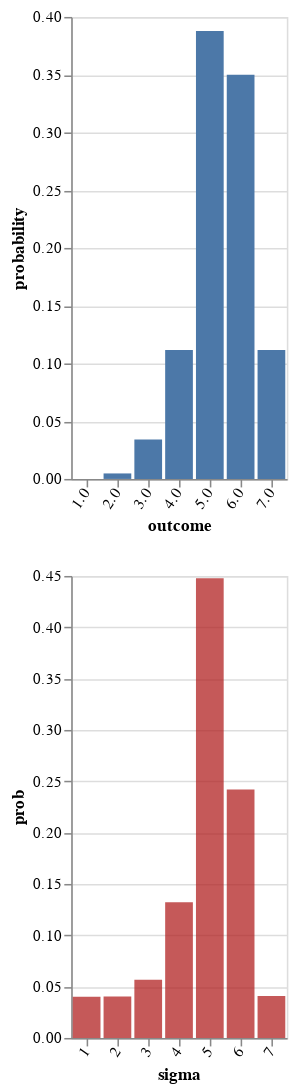

Notebook source saved alongside this figure:
### Code cell
vlShow <$>
  ( do let pr   = infoLGE
       r'   <- enumD (listenerE pr   cr (1, (UTall,John), 1))
       let pr'  = infoLGE {wp = fst <$> belief r' {--, tp = snd <$> belief r'--}}
       r''  <- enumD (listenerE pr'  cr (1, (UTall,Mary), 1))
       let pr'' = infoLGE {wp = fst <$> belief r''{--, tp = snd <$> belief r''--}}
       mkGraph $      listenerE pr'' cr (1, (UTall,Fred), 1)
  )

### Figure 1 — Vega-Lite specification as saved in the notebook (floating-point values rounded to 4 significant figures)
{"$schema": "https://vega.github.io/schema/vega-lite/v3.json", "center": true, "vconcat": [{"$schema": "https://vega.github.io/schema/vega-lite/v3.json", "data": {"values": [{"outcome": "1.0", "probability": 2.341e-07}, {"outcome": "2.0", "probability": 0.004768}, {"outcome": "3.0", "probability": 0.03425}, {"outcome": "4.0", "probability": 0.1117}, {"outcome": "5.0", "probability": 0.3878}, {"outcome": "6.0", "probability": 0.3499}, {"outcome": "7.0", "probability": 0.1116}]}, "description": "", "encoding": {"x": {"axis": {"labelAngle": -55}, "field": "outcome", "scale": {"rangeStep": 30}, "sort": null, "type": "ordinal"}, "y": {"field": "probability", "type": "quantitative"}}, "mark": "bar"}, {"$schema": "https://vega.github.io/schema/vega-lite/v3.json", "data": {"values": [{"prob": 0.04022, "sigma": "1"}, {"prob": 0.04039, "sigma": "2"}, {"prob": 0.05658, "sigma": "3"}, {"prob": 0.1321, "sigma": "4"}, {"prob": 0.4477, "sigma": "5"}, {"prob": 0.2421, "sigma": "6"}, {"prob": 0.04096, "sigma": "7"}]}, "description": "", "encoding": {"x": {"axis": {"labelAngle": -55}, "field": "sigma", "scale": {"domain": ["1", "2", "3", "4", "5", "6", "7"], "rangeStep": 30}, "sort": null, "type": "ordinal"}, "y": {"field": "prob", "type": "quantitative"}}, "mark": {"color": "firebrick", "opacity": 0.75, "type": "bar"}}]}
